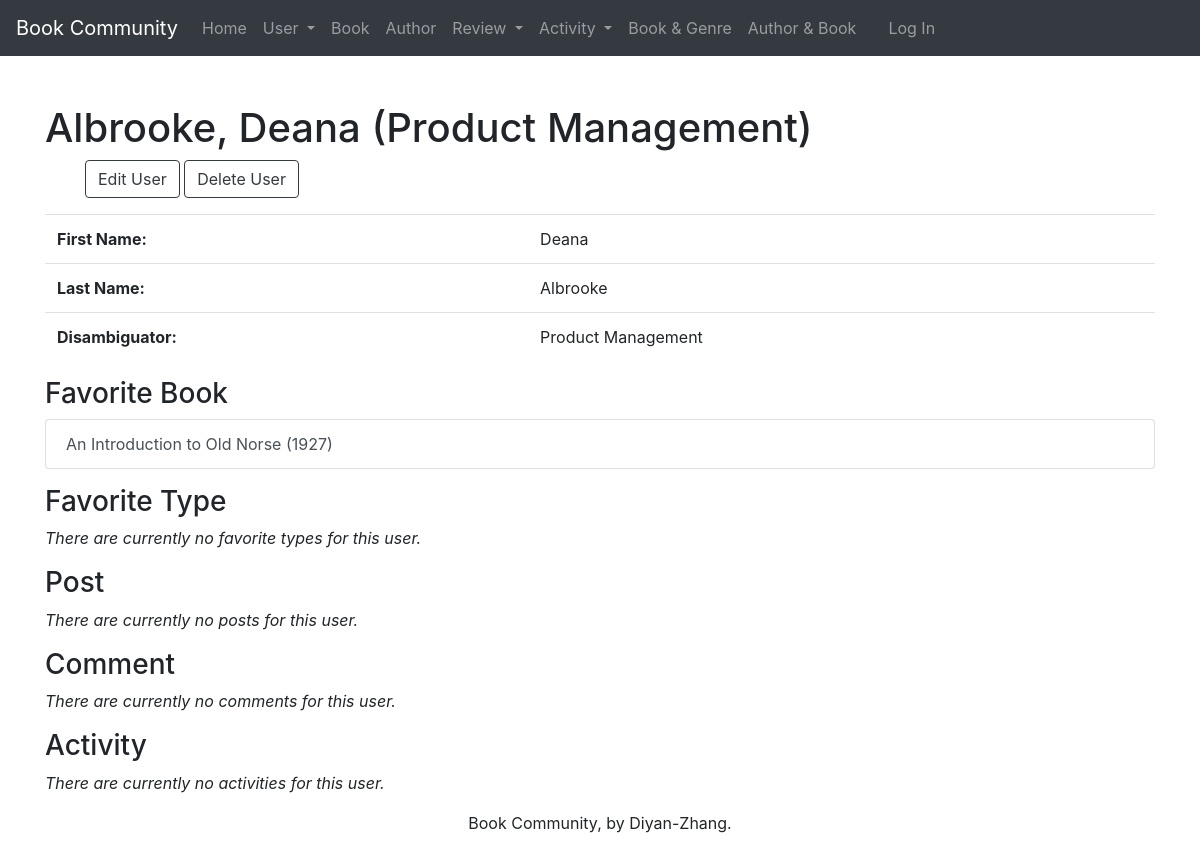
/user/227/ (signed in), run on the app's committed database.
### webinfo/models.py (models this page shows, shortened)
class SystemUser(models.Model):
    systemuser_id = models.AutoField(primary_key=True)
    first_name = models.CharField(max_length=45)
    last_name = models.CharField(max_length=45)
    disambiguator = models.CharField(max_length=45, blank=True, default='')
    def __str__(self):
        result = ''
        if self.disambiguator == '':
            result = '%s, %s' % (self.last_name, self.first_name)
        else:
            result = '%s, %s (%s)' % (self.last_name, self.first_name, self.disambiguator)
        return result
    def get_update_url(self):
        return reverse('webinfo_user_update_urlpattern',
                       kwargs={'pk': self.pk}
                       )
    def get_delete_url(self):
        return reverse('webinfo_user_delete_urlpattern',
                       kwargs={'pk': self.pk}
                       )
    class Meta:
        ordering = ['last_name', 'first_name', 'disambiguator']
        constraints = [
            UniqueConstraint(fields=['last_name', 'first_name', 'disambiguator'],
                             name='unique_systemuser')
        ]

class Like(models.Model):
    like_id = models.AutoField(primary_key=True)
    user = models.ForeignKey(SystemUser, related_name='likes', on_delete=models.PROTECT)
    book = models.ForeignKey(Book, related_name='likes', on_delete=models.PROTECT)
    def get_absolute_url(self):
        return reverse('webinfo_like_detail_urlpattern',
                       kwargs={'pk': self.pk}
                       )
    class Meta:
        ordering = ['user', 'book']
        constraints = [
            UniqueConstraint(fields=['user', 'book'],
                             name='unique_like')
        ]

class Book(models.Model):
    book_id = models.AutoField(primary_key=True)
    book_name = models.CharField(max_length=225)
    textbook_or_not = models.BooleanField(default=False)
    year = models.ForeignKey(Year, related_name='books', on_delete=models.PROTECT)
    publisher = models.ForeignKey(Publisher, related_name='books', on_delete=models.PROTECT)
    def __str__(self):
        return '%s (%s)' % (self.book_name, self.year.year)
    class Meta:
        ordering = ['book_name', 'year', 'publisher']
        constraints = [
            UniqueConstraint(fields=['book_name', 'year', 'publisher'], name='unique_book')
        ]

class Year(models.Model):
    year_id = models.AutoField(primary_key=True)
    year = models.IntegerField(unique=True)
    class Meta:
        ordering = ['year']

### webinfo/views.py (the view)
class UserDetail(LoginRequiredMixin, PermissionRequiredMixin, View):
    permission_required = 'webinfo.view_systemuser'
    def get(self, request, pk):
        user = get_object_or_404(
            SystemUser,
            pk=pk
        )
        post_list = user.posts.all()
        comment_list = user.comments.all()
        like_list = user.likes.all()
        activity_list = user.participates.all()
        prefer_list = user.prefers.all()
        return render(
            request,
            'webinfo/user_detail.html',
            {'user': user,
             'post_list': post_list,
             'comment_list': comment_list,
             'like_list': like_list,
             'activity_list': activity_list,
             'prefer_list': prefer_list
             }
        )

### webinfo/templates/webinfo/user_detail.html (shortened to what this page needs)
{% extends 'webinfo/base.html' %}
{% block content %}
    <h1 class="mt-5">{{ user }}</h1>
    <ul>
        {% if perms.webinfo.change_systemuser %}
            <a href="{{ user.get_update_url }}" class="btn btn-outline-dark">
                Edit User</a>
        {% endif %}
        {% if perms.webinfo.delete_systemuser %}
            <a href="{{ user.get_delete_url }}" class="btn btn-outline-dark">
                Delete User</a>
        {% endif %}
    </ul>
    <section>
    <p class="lead">
        <table class="table table-hover">
        <tbody>
            <tr>
                <th scope="row">First Name:</th>
                <td>{{ user.first_name }}</td>
            </tr>
            <tr>
                <th scope="row">Last Name:</th>
                <td>{{ user.last_name }}</td>
            </tr>
            {% if user.disambiguator %}
                <tr>
                    <th scope="row">Disambiguator:</th>
                    <td>{{ user.disambiguator }}</td>
                </tr>
            {% endif %}
            </tbody>
        </table>
     </p>
    </section>
    <p class="lead">
        <h3>Favorite Book</h3>
        <ul class="list-group">
            {% for like in like_list %}
                <a href="{{ like.get_absolute_url }}"
                class="list-group-item list-group-item-action">{{ like.book }}</a>
            {% empty %}
                <em>There are currently no favorite books for this user.</em>
            {% endfor %}
        </ul>
    </p>
    <p class="lead">
        <h3>Favorite Type</h3>
        <ul class="list-group">
            {% for prefer in prefer_list %}
                <a href="{{ prefer.get_absolute_url }}"
                class="list-group-item list-group-item-action">{{ prefer.type }}</a>
            {% empty %}
                <em>There are currently no favorite types for this user.</em>
            {% endfor %}
        </ul>
    </p>
    <p class="lead">
        <h3>Post</h3>
        <ul class="list-group">
            {% for post in post_list %}
                <a href="{{ post.get_absolute_url }}"
                class="list-group-item list-group-item-action">{{ post }}</a>
            {% empty %}
                <em>There are currently no posts for this user.</em>
            {% endfor %}
        </ul>
    </p>
    <p class="lead">
        <h3>Comment</h3>
        <ul class="list-group">
            {% for comment in comment_list %}
                <a href="{{ comment.get_absolute_url }}"
                class="list-group-item list-group-item-action">{{ comment }}</a>
            {% empty %}
                <em>There are currently no comments for this user.</em>
            {% endfor %}
        </ul>
    </p>
    <p class="lead">
        <h3>Activity</h3>
        <ul class="list-group">
            {% for activity in activity_list %}
                <a href="{{ activity.get_absolute_url }}"
                class="list-group-item list-group-item-action">{{ activity.activity }}</a>
            {% empty %}
                <em>There are currently no activities for this user.</em>
            {% endfor %}
        </ul>
    </p>
{% endblock %}

### data on the page
SystemUser: disambiguator+last_name+first_name "Albrooke, Deana (Product Management)", first_name "Deana", last_name "Albrooke", disambiguator "Product Management"
Like: book "An Introduction to Old Norse (1927)"
